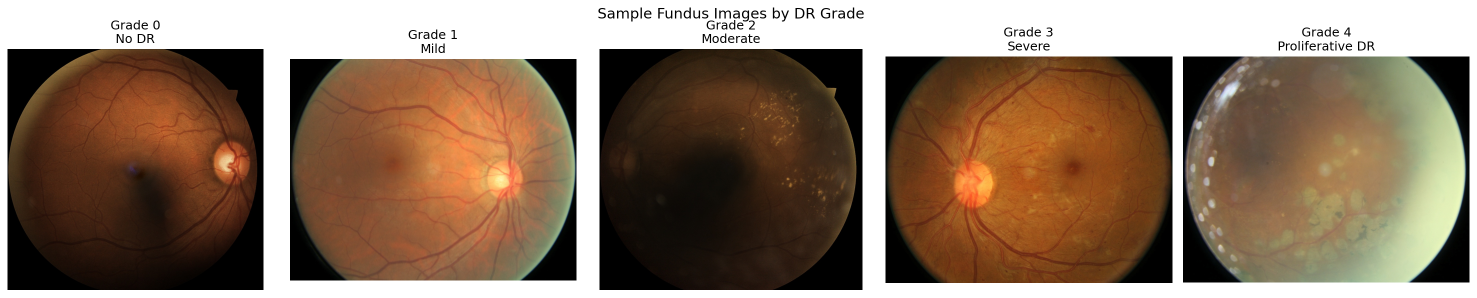
#> input picture sample_images.png, 2954 x 595 px (shown at 1/2 size)
$ python -i preprocess.py   (imports and definitions only)
#> lines starting #> are read from the running program, lines starting #| are printed output that depends on the picture; after the words box and inside, x2 and y2 are one past the last pixel; in counts of white or black regions, pixels touching at a corner belong together
import os
import shutil
from pathlib import Path

import cv2
import numpy as np
import pandas as pd
from sklearn.model_selection import train_test_split
from tqdm import tqdm

# ── Paths ────────────────────────────────────────────────────────────────────
BASE_DIR      = Path("/content/data")
SAMPLE_DIR    = BASE_DIR / "sample_train"
PROCESSED_DIR = BASE_DIR / "processed"
DRIVE_DIR     = Path("/content/drive/MyDrive/diabetic-retinopathy")
LABELS_CSV    = BASE_DIR / "trainLabels_sample.csv"
IMAGE_SIZE    = 512

# ── Grade labels ─────────────────────────────────────────────────────────────
GRADE_NAMES = {
    0: "No DR",
    1: "Mild",
    2: "Moderate",
    3: "Severe",
    4: "Proliferative DR"
}

def apply_clahe(image: np.ndarray) -> np.ndarray:
    """
    Apply CLAHE (Contrast Limited Adaptive Histogram Equalization).
    Enhances visibility of retinal lesions — standard in clinical
    DR grading pipelines.
    """
    lab     = cv2.cvtColor(image, cv2.COLOR_BGR2LAB)
    l, a, b = cv2.split(lab)
    clahe   = cv2.createCLAHE(clipLimit=2.0, tileGridSize=(8, 8))
    l       = clahe.apply(l)
    lab     = cv2.merge((l, a, b))
    return cv2.cvtColor(lab, cv2.COLOR_LAB2BGR)

def crop_black_border(image: np.ndarray, tolerance: int = 7) -> np.ndarray:
    """
    Remove black borders around fundus images.
    Focuses the model on actual retinal tissue only.
    """
    gray   = cv2.cvtColor(image, cv2.COLOR_BGR2GRAY)
    mask   = gray > tolerance
    coords = np.argwhere(mask)
    if coords.size == 0:
        return image
    y0, x0 = coords.min(axis=0)
    y1, x1 = coords.max(axis=0) + 1
    return image[y0:y1, x0:x1]

def preprocess_image(img_path: Path, output_path: Path, size: int = IMAGE_SIZE) -> bool:
    """Full preprocessing pipeline for a single fundus image."""
#> called with img_path = '../sample_images.png', output_path = 'out.png', size = 512
    image = cv2.imread(str(img_path))
#> image is the input picture: shape (595, 2954, 3); mean B, G, R 98.4, 117.5, 139.9
    if image is None:
        print(f"  Warning: could not read {img_path}")
        return False
    image = crop_black_border(image)
#> in crop_black_border, `gray   = cv2.cvtColor(image, cv2.COLOR_BGR2GRAY)`:
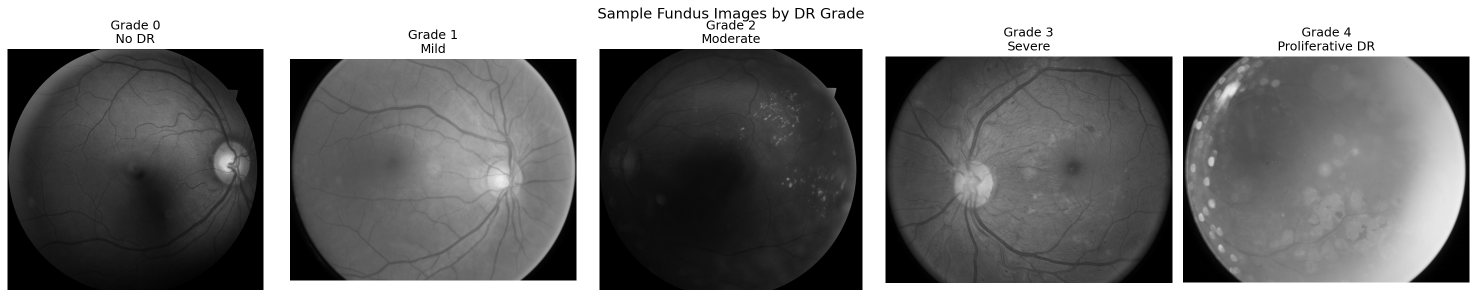
#> gray: shape (595, 2954) (shown at 1/2 size); min 0, max 255, mean 122
#> in crop_black_border, `mask   = gray > tolerance`:
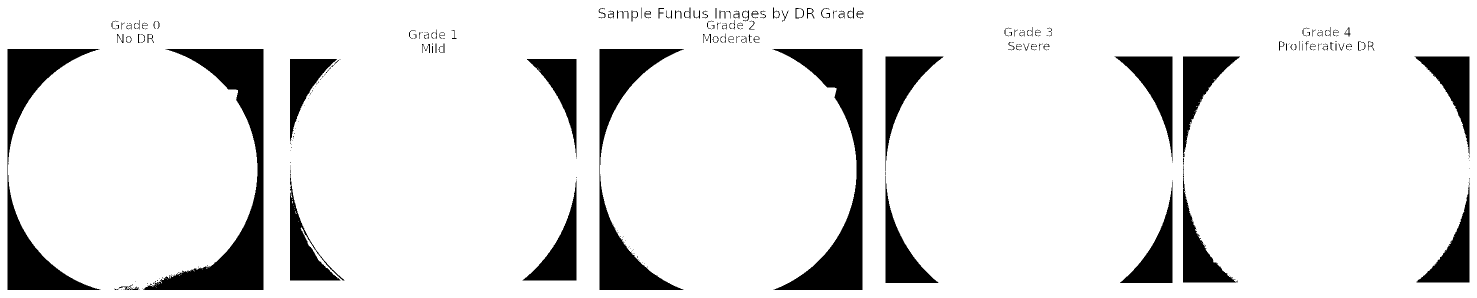
#> mask: shape (595, 2954) bool (shown at 1/2 size); 88.7% white; 270 black regions (150 under 20 px), largest, box (x1, y1, x2, y2) and area: (287, 98, 527, 580) 31049, (1545, 98, 1725, 580) 27541, (15, 98, 201, 580) 23790
#> in crop_black_border, `coords = np.argwhere(mask)`: coords = 1559610 pairs, first value 0 to 594, second value 0 to 2953
#> in crop_black_border, `y0, x0 = coords.min(axis=0)`: y0 = 0
#> in crop_black_border, `y1, x1 = coords.max(axis=0) + 1`: y1 = 595; x1 = 2954
    image = cv2.resize(image, (size, size), interpolation=cv2.INTER_LANCZOS4)
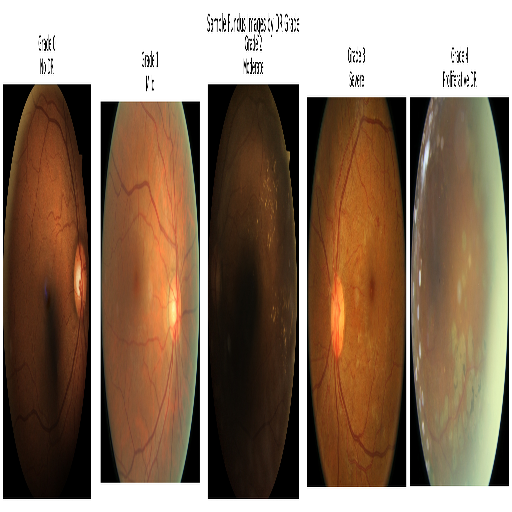
#> image: shape (512, 512, 3); mean B, G, R 99, 118.1, 140.5
    image = apply_clahe(image)
#> in apply_clahe, `lab     = cv2.cvtColor(image, cv2.COLOR_BGR2LAB)`: lab: shape (512, 512, 3); mean of channels 0, 1, 2 126.6, 135.4, 142.7
#> in apply_clahe, `l, a, b = cv2.split(lab)`:
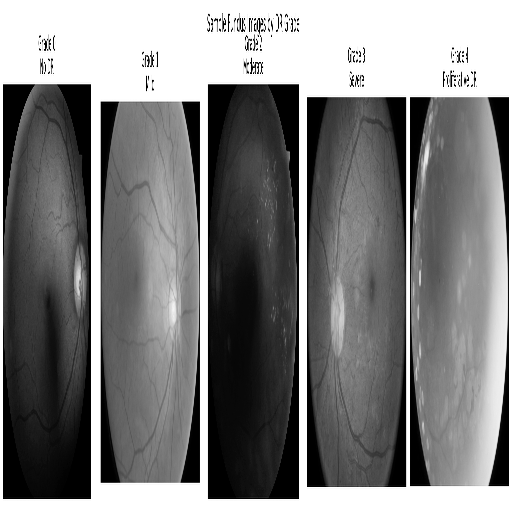
#> l: shape (512, 512); min 0, max 255, mean 126.6
#> in apply_clahe, `l, a, b = cv2.split(lab)`:
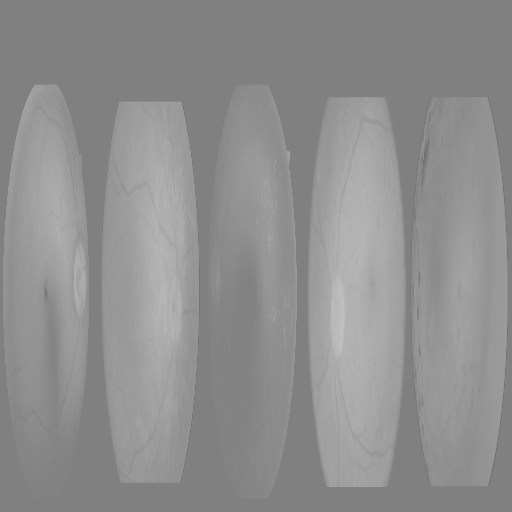
#> b: shape (512, 512); min 104, max 194, mean 142.7
#> in apply_clahe, `l       = clahe.apply(l)`:
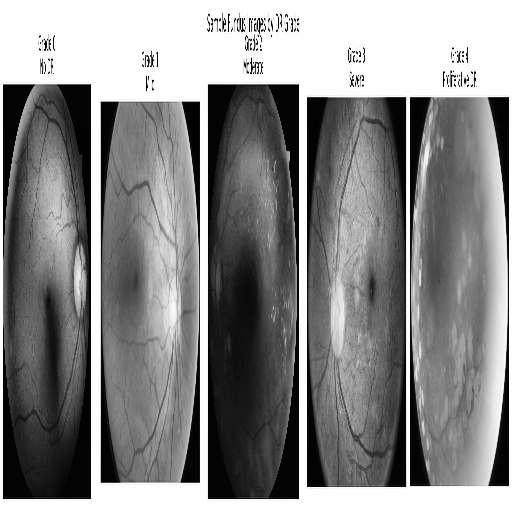
#> l: shape (512, 512); min 1, max 255, mean 136.2
#> in apply_clahe, `lab     = cv2.merge((l, a, b))`: lab: shape (512, 512, 3); mean of channels 0, 1, 2 136.2, 135.4, 142.7
#> in apply_clahe, `return cv2.cvtColor(lab, cv2.COLOR_LAB2BGR)`:
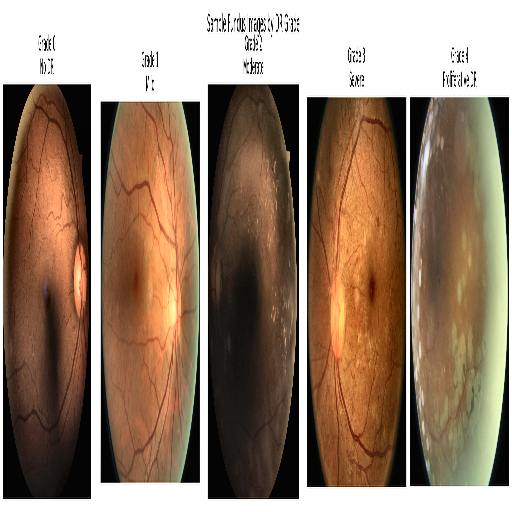
#> returned value: shape (512, 512, 3); mean B, G, R 108, 127.3, 150.4
    os.makedirs(os.path.dirname(output_path), exist_ok=True)
    cv2.imwrite(str(output_path), image)
    return True

# [58 lines left out: function run_preprocessing, not called in this run]

# [2 lines not run here, left out]

>>> result = preprocess_image('../sample_images.png', 'out.png')

$ run again, on confusion_matrix.png
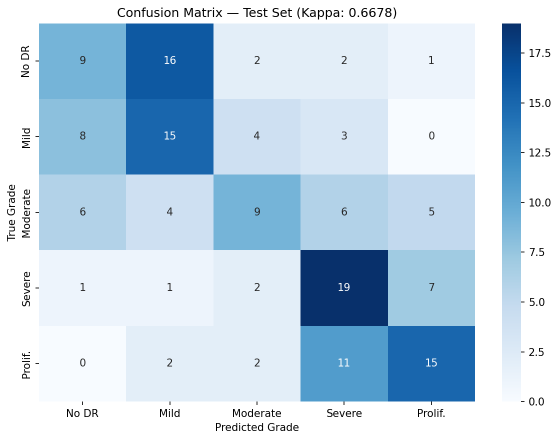
#> input picture confusion_matrix.png, 1118 x 881 px (shown at 1/2 size)
#> in preprocess_image, image is the input picture: shape (881, 1118, 3); mean B, G, R 231.3, 212.9, 190.5
#> in crop_black_border, `mask   = gray > tolerance`:
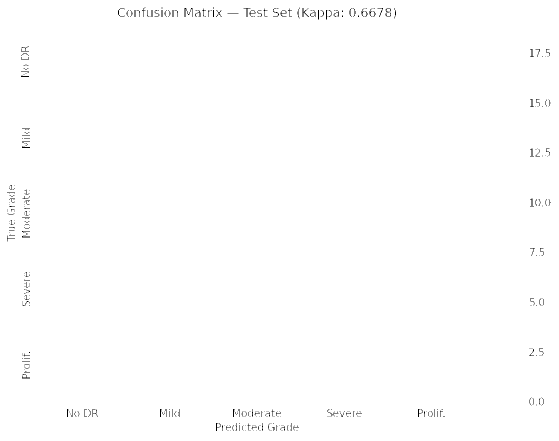
#> mask: shape (881, 1118) bool (shown at 1/2 size); 99.6% white; black in thin lines or dots
#> coords = 980605 pairs, first value 0 to 880, second value 0 to 1117
#> y0 = 0
#> y1 = 881; x1 = 1118
#> image: shape (512, 512, 3)
#> in apply_clahe, `l, a, b = cv2.split(lab)`:
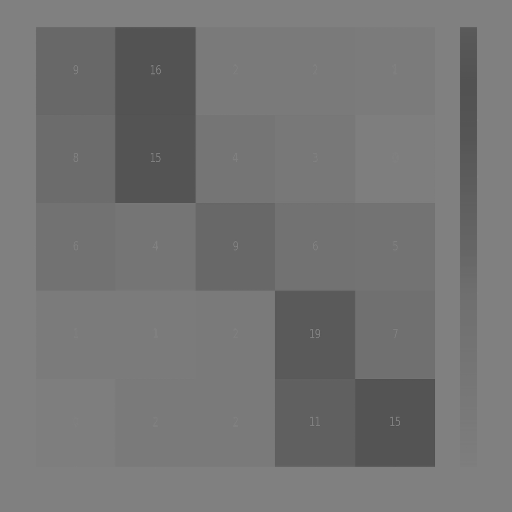
#> b: shape (512, 512); min 78, max 132, mean 116.4
